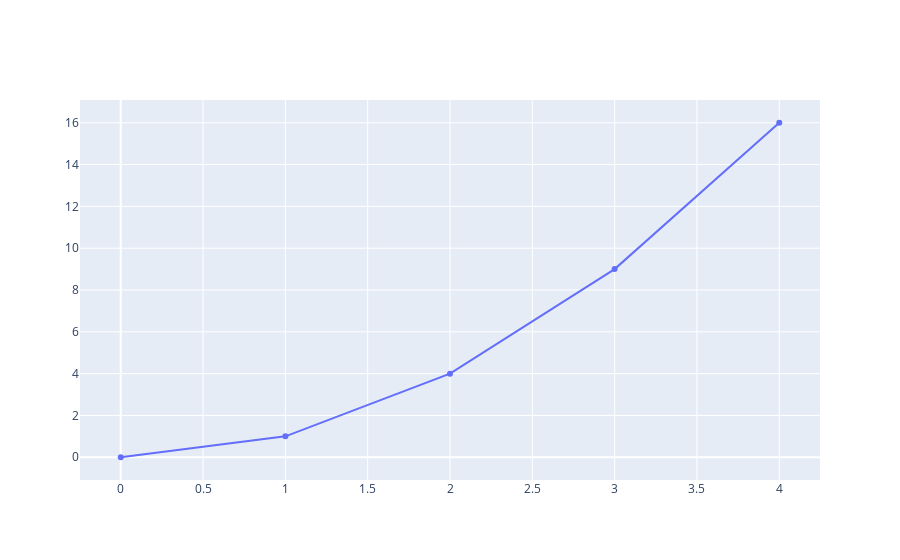

Source (notebook cell):
### Markdown cell above
E para ter os pontos e as linhas juntos temos que usar *mode = 'lines+markers'*; Ou não declarar o parametro *mode*

### Code cell
fig = go.Figure()
fig.add_scatter(x=[0, 1, 2, 3, 4], y=[0, 1, 4, 9, 16],mode = 'lines+markers')
fig.show()

### Figure 1 — Plotly figure (JSON) as saved in the notebook; plotly's stock layout.template omitted (floating-point values rounded to 4 significant figures)
{"data": [{"mode": "lines+markers", "type": "scatter", "x": [0, 1, 2, 3, 4], "y": [0, 1, 4, 9, 16]}], "layout": {}}
